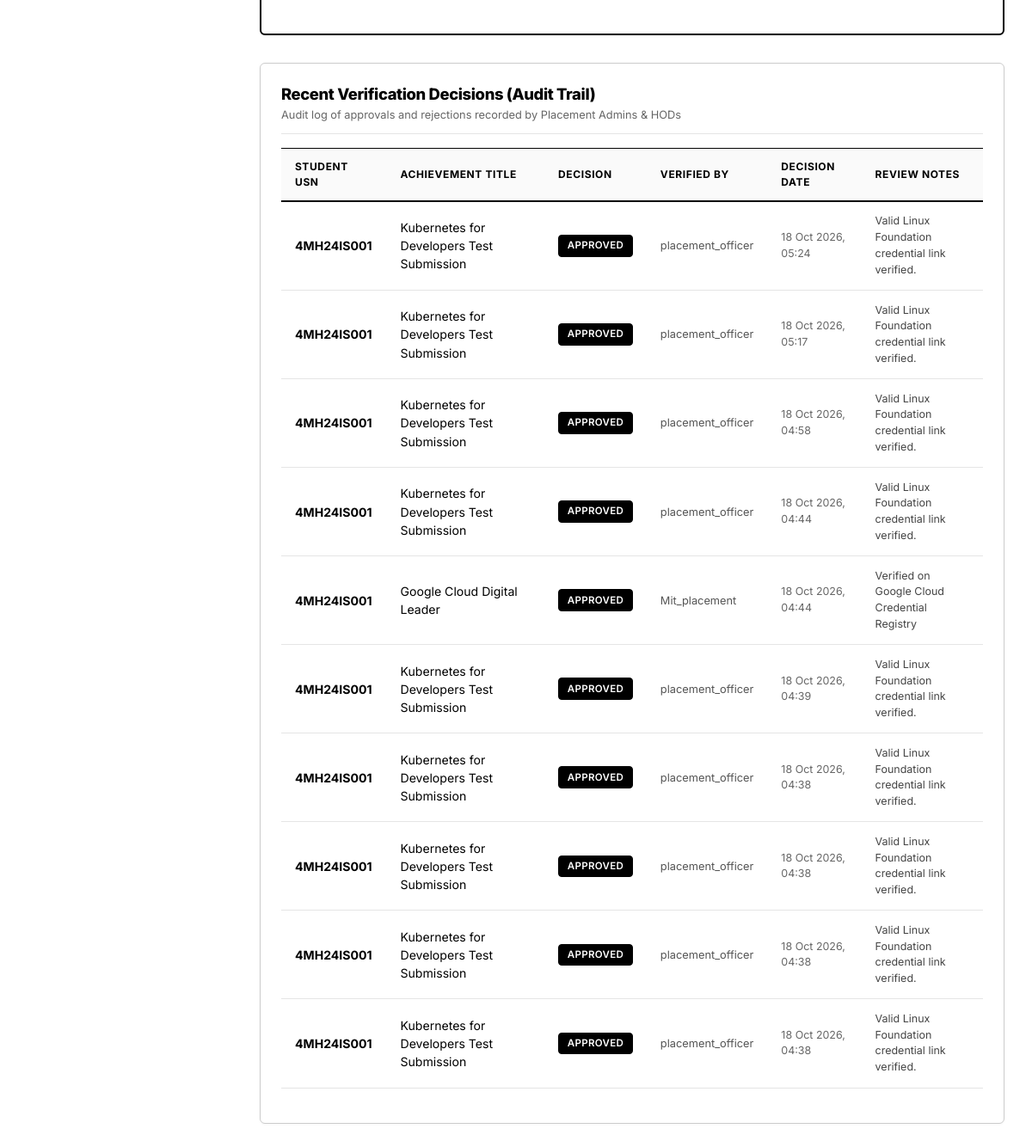
The app's page /admin/achievements/verification (signed in, lower part), older data.
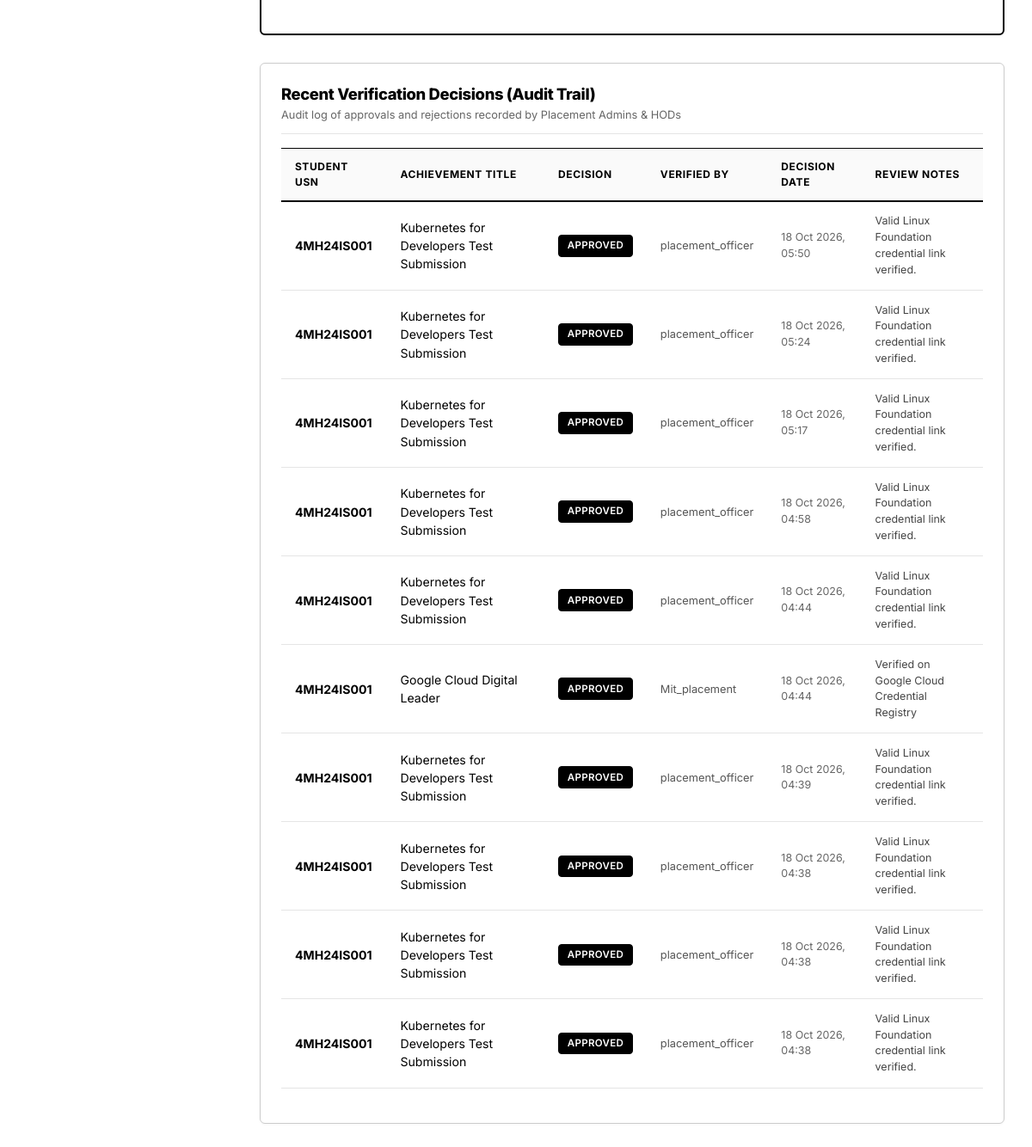
The same page, newer data.
### models.py (models this page shows)
class StudentAchievement(db.Model):
    __tablename__ = 'student_achievements'
    id = db.Column(db.Integer, primary_key=True)
    student_usn = db.Column(db.String(20), db.ForeignKey('students.usn'), nullable=False, index=True)
    category = db.Column(db.String(50), default='COURSE') # COURSE, CERTIFICATE, WORKSHOP, HACKATHON, INTERNSHIP, COMPETITION, PROJECT, TRAINING
    achievement_type = db.Column(db.String(50), default='COURSE') # Normalized: COURSE, WORKSHOP, HACKATHON, INTERNSHIP, COMPETITION
    title = db.Column(db.String(255), nullable=False)
    provider_or_organizer = db.Column(db.String(150), nullable=False)
    domain = db.Column(db.String(100), nullable=False)
    completion_date = db.Column(db.DateTime, nullable=False)
    certificate_url = db.Column(db.String(500), nullable=True)
    evidence_file = db.Column(db.String(255), nullable=True)
    skills_acquired = db.Column(db.String(255), nullable=True)
    verification_status = db.Column(db.String(30), default='PENDING_VERIFICATION', index=True) # PENDING_VERIFICATION, VERIFIED, REJECTED
    verification_method = db.Column(db.String(50), default='MANUAL_SUBMISSION') # OAUTH_SYNC, ORGANIZER_VERIFIED, MANUAL_SUBMISSION, ADMIN_VERIFIED
    verified_by = db.Column(db.String(100), nullable=True)
    verified_at = db.Column(db.DateTime, nullable=True)
    verification_notes = db.Column(db.String(255), nullable=True)
    external_certificate_id = db.Column(db.String(100), nullable=True, index=True)
    is_coursera_sync = db.Column(db.Boolean, default=False)
    description = db.Column(db.Text, nullable=True)
    created_at = db.Column(db.DateTime, default=datetime.utcnow)
    __table_args__ = (
        db.UniqueConstraint('student_usn', 'provider_or_organizer', 'external_certificate_id', name='uq_student_provider_cert'),
    )

### app.py (the view)
@app.route('/admin/achievements/verification')
def admin_achievements_verification():
    admin = get_current_admin()
    if not admin:
        return redirect(url_for('admin_login'))
    dept_filter = request.args.get('dept', 'ALL')
    if admin.role == 'HOD' and admin.department:
        dept_filter = admin.department.code
    pending_submissions = CertificateVerificationService.get_pending_submissions(dept_code=dept_filter)
    recent_verifications = CertificateVerificationService.get_recent_verifications(dept_code=dept_filter, limit=10)
    departments = Department.query.all()
    return render_template(
        'admin_achievements_verification.html',
        admin=admin,
        pending_submissions=pending_submissions,
        recent_verifications=recent_verifications,
        departments=departments,
        dept_filter=dept_filter,
        active_page='achievements_verification'
    )

### achievement_service.py (called while the page is built)
    @staticmethod
    def get_pending_submissions(dept_code=None):
        query = StudentAchievement.query.filter_by(verification_status='PENDING_VERIFICATION')
        if dept_code and dept_code != 'ALL':
            query = query.join(Student).join(Student.department).filter(Student.department.has(code=dept_code))
        return query.order_by(StudentAchievement.created_at.desc()).all()

    @staticmethod
    def get_recent_verifications(dept_code=None, limit=10):
        query = StudentAchievement.query.filter(StudentAchievement.verification_status.in_(['VERIFIED', 'REJECTED']))
        if dept_code and dept_code != 'ALL':
            query = query.join(Student).join(Student.department).filter(Student.department.has(code=dept_code))
        return query.order_by(StudentAchievement.verified_at.desc()).limit(limit).all()

### app.py (called while the page is built)
@app.before_request
def auto_redirect_to_authorized_domain():
    if not app.config.get('TESTING') and request.host.startswith('127.0.0.1'):
        target_url = request.url.replace('127.0.0.1:5000', 'localhost:5000', 1)
        return redirect(target_url, code=302)

@app.context_processor
def inject_student_notifications():
    unread_count = 0
    if session.get('student_usn'):
        try:
            unread_count = NotificationService.get_unread_count(session.get('student_usn'))
        except Exception:
            unread_count = 0
    return dict(unread_notifications_count=unread_count)

@app.after_request
def add_security_headers(response):
    response.headers["Cache-Control"] = "no-cache, no-store, must-revalidate, max-age=0"
    response.headers["Pragma"] = "no-cache"
    response.headers["Expires"] = "0"
    response.headers["X-Content-Type-Options"] = "nosniff"
    response.headers["X-Frame-Options"] = "DENY"
    return response

def get_current_admin():
    if 'admin_id' not in session:
        return None
    return db.session.get(Admin, session['admin_id'])

### templates/admin_achievements_verification.html (shortened to what this page needs)
{% extends 'portal_base.html' %}
{% block portal_content %}
<div class="card" style="border: 2px solid #000; padding: 1.5rem; margin-bottom: 2rem; background: #fff;">
</div>
<div class="card" style="border: 1px solid var(--border-mid); padding: 1.5rem; background: #fff;">
    <div style="display: flex; justify-content: space-between; align-items: center; margin-bottom: 1rem; border-bottom: 1px solid var(--border-light); padding-bottom: 0.75rem;">
        <div>
            <h2 style="font-size: 1.15rem; font-weight: 800; color: #000; margin: 0;">
                Recent Verification Decisions (Audit Trail)
            </h2>
            <p style="font-size: 0.8rem; color: #666; margin: 0.15rem 0 0;">
                Audit log of approvals and rejections recorded by Placement Admins & HODs
            </p>
        </div>
    </div>
    {% if recent_verifications %}
    <div class="table-responsive">
        <table class="portal-table" style="margin: 0;">
            <thead>
                <tr>
                    <th>Student USN</th>
                    <th>Achievement Title</th>
                    <th>Decision</th>
                    <th>Verified By</th>
                    <th>Decision Date</th>
                    <th>Review Notes</th>
                </tr>
            </thead>
            <tbody>
                {% for r in recent_verifications %}
                <tr>
                    <td><strong>{{ r.student_usn }}</strong></td>
                    <td>{{ r.title }}</td>
                    <td>
                        {% if r.verification_status == 'VERIFIED' %}
                            <span class="badge badge-pass" style="font-size: 0.72rem;">APPROVED</span>
                        {% else %}
                            <span class="badge badge-fail" style="font-size: 0.72rem;">REJECTED</span>
                        {% endif %}
                    </td>
                    <td style="font-size: 0.8rem; color: #555;">{{ r.verified_by or 'Admin' }}</td>
                    <td style="font-size: 0.78rem; color: #666;">
                        {{ r.verified_at.strftime('%d %b %Y, %H:%M') if r.verified_at else '—' }}
                    </td>
                    <td style="font-size: 0.78rem; color: #444; max-width: 250px; overflow-wrap: break-word;">
                        {{ r.verification_notes or '—' }}
                    </td>
                </tr>
                {% endfor %}
            </tbody>
        </table>
    </div>
    {% else %}
    <div style="padding: 1.5rem; text-align: center; color: #777; font-size: 0.85rem;">
        No verification history recorded yet.
    </div>
    {% endif %}
</div>
{% endblock %}

### templates/portal_base.html (shortened to what this page needs)
<!DOCTYPE html>
<html lang="en">
<head>
    <link rel="stylesheet" href="{{ url_for('static', filename='css/style.css') }}">
</head>
<body>
    <div class="portal-layout">
        <div class="portal-main">
            <div class="portal-container">
                {% block portal_content %}{% endblock %}
            </div>
        </div>
    </div>
</body>
</html>

### static/css/style.css (style rules this page uses)
:root { --bg-page: #FFFFFF; --bg-card: #FFFFFF; --bg-subtle: #FAFAFA; --bg-hover: #F5F5F5; --text-primary: #000000; --text-secondary: #555555; --text-muted: #777777; --border-dark: #000000; --border-light: #E5E5E5; --border-mid: #CCCCCC; --font-sans: 'Inter', -apple-system, BlinkMacSystemFont, "Segoe UI", Roboto, sans-serif; }
* { box-sizing: border-box; margin: 0; padding: 0; }
body { font-family: var(--font-sans); background-color: var(--bg-page); color: var(--text-primary); min-height: 100vh; display: flex; flex-direction: column; line-height: 1.5; -webkit-font-smoothing: antialiased; }
h1, h2, h3, h4, h5, h6 { color: var(--text-primary); font-weight: 700; letter-spacing: -0.02em; line-height: 1.25; }
.glass-panel, .card { background-color: var(--bg-card); border: 1px solid var(--border-light); border-radius: 6px; padding: 1.5rem; margin-bottom: 1.5rem; box-shadow: 0 1px 3px rgba(0, 0, 0, 0.04); }
table, .portal-table { width: 100%; border-collapse: collapse; margin-top: 0.75rem; font-size: 0.88rem; background: #FFFFFF; }
table th, .portal-table th { background-color: var(--bg-subtle); color: var(--text-primary); font-weight: 700; text-transform: uppercase; font-size: 0.75rem; letter-spacing: 0.05em; padding: 0.75rem 1rem; border-top: 1px solid #000000; border-bottom: 2px solid #000000; text-align: left; }
.badge-excellent, .badge-verygood, .badge-good, .badge-pass { background: #000000; color: #FFFFFF; border: 1px solid #000000; }
.portal-layout { display: flex; min-height: 100vh; background: #FFFFFF; }
.portal-main { flex: 1; display: flex; flex-direction: column; min-width: 0; background: #FFFFFF; }
.portal-container { padding: 2rem; max-width: 1300px; margin: 0 auto; width: 100%; }
.table-responsive { width: 100%; overflow-x: auto; -webkit-overflow-scrolling: touch; margin-bottom: 1rem; }

Row changes from the older to the newer data that the page shows:
no longer on this page (row unchanged): StudentAchievement: student_usn "4MH24IS001", title "Kubernetes for Developers Test Submission", verification_status "APPROVED", verified_by "placement_officer", verified_at "18 Oct 2026, 04:38", verification_notes "Valid Linux Foundation credential link verified."
added StudentAchievement: student_usn "4MH24IS001", title "Kubernetes for Developers Test Submission", verification_status "APPROVED", verified_by "placement_officer", verified_at "18 Oct 2026, 05:50", verification_notes "Valid Linux Foundation credential link verified."
